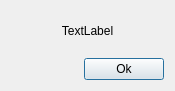
<?xml version="1.0" encoding="UTF-8"?>
<ui version="4.0">
 <class>ErrorMessage</class>
 <widget class="QDialog" name="ErrorMessage">
  <property name="geometry">
   <rect>
    <x>0</x>
    <y>0</y>
    <width>175</width>
    <height>91</height>
   </rect>
  </property>
  <property name="windowTitle">
   <string>Error</string>
  </property>
  <layout class="QGridLayout" name="gridLayout">
   <item row="0" column="0">
    <layout class="QVBoxLayout" name="verticalLayout">
     <item>
      <widget class="QLabel" name="label">
       <property name="text">
        <string>&lt;html&gt;&lt;head/&gt;&lt;body&gt;&lt;p align=&quot;center&quot;&gt;TextLabel&lt;/p&gt;&lt;/body&gt;&lt;/html&gt;</string>
       </property>
      </widget>
     </item>
     <item>
      <layout class="QHBoxLayout" name="horizontalLayout">
       <item>
        <spacer name="horizontalSpacer">
         <property name="orientation">
          <enum>Qt::Horizontal</enum>
         </property>
         <property name="sizeHint" stdset="0">
          <size>
           <width>40</width>
           <height>20</height>
          </size>
         </property>
        </spacer>
       </item>
       <item>
        <widget class="QPushButton" name="pushButton">
         <property name="text">
          <string>Ok</string>
         </property>
        </widget>
       </item>
      </layout>
     </item>
    </layout>
   </item>
  </layout>
 </widget>
 <resources/>
 <connections/>
</ui>
